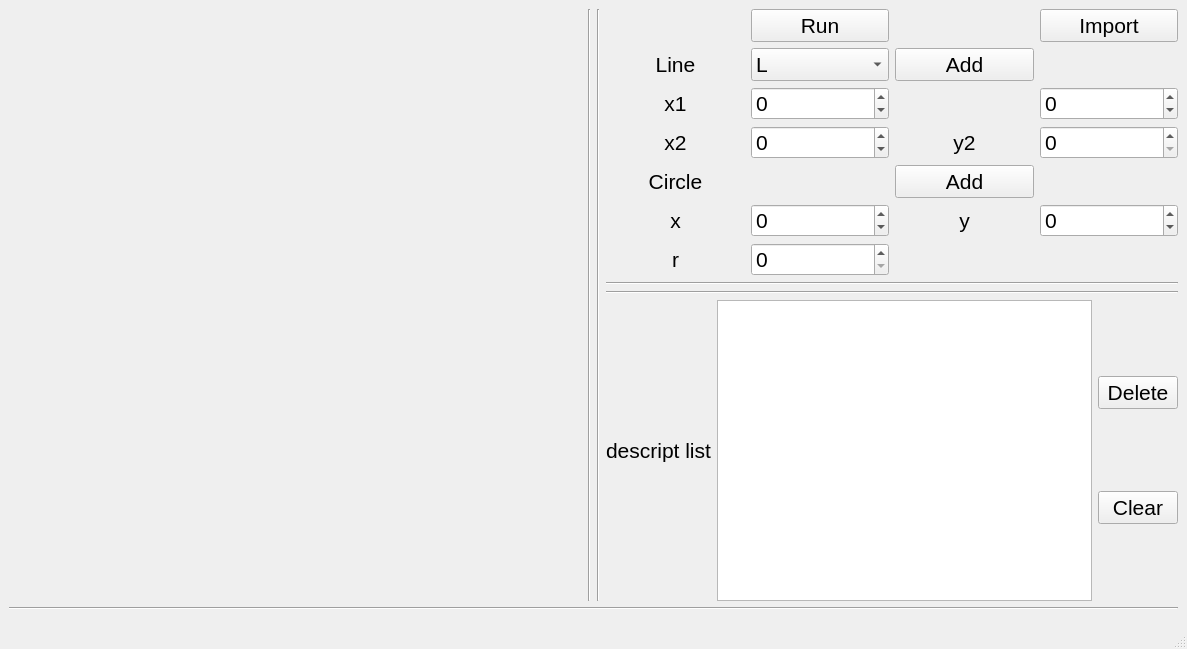
<?xml version="1.0" encoding="UTF-8"?>
<ui version="4.0">
 <class>MainWindow</class>
 <widget class="QMainWindow" name="MainWindow">
  <property name="geometry">
   <rect>
    <x>0</x>
    <y>0</y>
    <width>1187</width>
    <height>649</height>
   </rect>
  </property>
  <property name="font">
   <font>
    <pointsize>16</pointsize>
   </font>
  </property>
  <property name="windowTitle">
   <string>MainWindow</string>
  </property>
  <widget class="QWidget" name="centralwidget">
   <property name="styleSheet">
    <string notr="true">border-color: rgb(0, 0, 0);</string>
   </property>
   <layout class="QGridLayout" name="gridLayout_2">
    <item row="0" column="3">
     <layout class="QVBoxLayout" name="verticalLayout">
      <property name="sizeConstraint">
       <enum>QLayout::SetDefaultConstraint</enum>
      </property>
      <item>
       <layout class="QGridLayout" name="gridLayout">
        <property name="sizeConstraint">
         <enum>QLayout::SetDefaultConstraint</enum>
        </property>
        <item row="4" column="0">
         <widget class="QLabel" name="label_6">
          <property name="font">
           <font>
            <pointsize>16</pointsize>
           </font>
          </property>
          <property name="text">
           <string>Circle</string>
          </property>
          <property name="alignment">
           <set>Qt::AlignCenter</set>
          </property>
         </widget>
        </item>
        <item row="5" column="3">
         <widget class="QLabel" name="label_8">
          <property name="font">
           <font>
            <pointsize>16</pointsize>
           </font>
          </property>
          <property name="text">
           <string>y</string>
          </property>
          <property name="alignment">
           <set>Qt::AlignCenter</set>
          </property>
         </widget>
        </item>
        <item row="5" column="0">
         <widget class="QLabel" name="label_7">
          <property name="font">
           <font>
            <pointsize>16</pointsize>
           </font>
          </property>
          <property name="text">
           <string>x</string>
          </property>
          <property name="alignment">
           <set>Qt::AlignCenter</set>
          </property>
         </widget>
        </item>
        <item row="5" column="4">
         <widget class="QSpinBox" name="sbox_circle_y">
          <property name="font">
           <font>
            <pointsize>16</pointsize>
           </font>
          </property>
          <property name="minimum">
           <number>-100000</number>
          </property>
          <property name="maximum">
           <number>100000</number>
          </property>
         </widget>
        </item>
        <item row="6" column="1">
         <widget class="QSpinBox" name="sbox_line_r">
          <property name="font">
           <font>
            <pointsize>16</pointsize>
           </font>
          </property>
          <property name="minimum">
           <number>0</number>
          </property>
          <property name="maximum">
           <number>100000</number>
          </property>
         </widget>
        </item>
        <item row="5" column="1">
         <widget class="QSpinBox" name="sbox_circle_x">
          <property name="font">
           <font>
            <pointsize>16</pointsize>
           </font>
          </property>
          <property name="minimum">
           <number>-100000</number>
          </property>
          <property name="maximum">
           <number>100000</number>
          </property>
         </widget>
        </item>
        <item row="1" column="0">
         <widget class="QLabel" name="lbl_line">
          <property name="font">
           <font>
            <pointsize>16</pointsize>
           </font>
          </property>
          <property name="text">
           <string>Line</string>
          </property>
          <property name="alignment">
           <set>Qt::AlignCenter</set>
          </property>
         </widget>
        </item>
        <item row="3" column="0">
         <widget class="QLabel" name="label_4">
          <property name="font">
           <font>
            <pointsize>16</pointsize>
           </font>
          </property>
          <property name="text">
           <string>x2</string>
          </property>
          <property name="alignment">
           <set>Qt::AlignCenter</set>
          </property>
         </widget>
        </item>
        <item row="0" column="1">
         <widget class="QPushButton" name="btn_run">
          <property name="font">
           <font>
            <pointsize>16</pointsize>
           </font>
          </property>
          <property name="text">
           <string>Run</string>
          </property>
         </widget>
        </item>
        <item row="3" column="4">
         <widget class="QSpinBox" name="sbox_line_y2">
          <property name="font">
           <font>
            <pointsize>16</pointsize>
           </font>
          </property>
         </widget>
        </item>
        <item row="3" column="1">
         <widget class="QSpinBox" name="sbox_line_x2">
          <property name="font">
           <font>
            <pointsize>16</pointsize>
           </font>
          </property>
          <property name="minimum">
           <number>-100000</number>
          </property>
          <property name="maximum">
           <number>100000</number>
          </property>
         </widget>
        </item>
        <item row="1" column="1">
         <widget class="QComboBox" name="cbox_line">
          <property name="font">
           <font>
            <pointsize>16</pointsize>
           </font>
          </property>
          <property name="layoutDirection">
           <enum>Qt::LeftToRight</enum>
          </property>
          <item>
           <property name="text">
            <string>L</string>
           </property>
          </item>
          <item>
           <property name="text">
            <string>R</string>
           </property>
          </item>
          <item>
           <property name="text">
            <string>S</string>
           </property>
          </item>
         </widget>
        </item>
        <item row="4" column="3">
         <widget class="QPushButton" name="btn_circle_add">
          <property name="font">
           <font>
            <pointsize>16</pointsize>
           </font>
          </property>
          <property name="text">
           <string>Add</string>
          </property>
         </widget>
        </item>
        <item row="6" column="0">
         <widget class="QLabel" name="label_9">
          <property name="font">
           <font>
            <pointsize>16</pointsize>
            <weight>50</weight>
            <bold>false</bold>
           </font>
          </property>
          <property name="text">
           <string>r</string>
          </property>
          <property name="alignment">
           <set>Qt::AlignCenter</set>
          </property>
         </widget>
        </item>
        <item row="2" column="4">
         <widget class="QSpinBox" name="sbox_line_y1">
          <property name="font">
           <font>
            <pointsize>16</pointsize>
           </font>
          </property>
          <property name="minimum">
           <number>-100000</number>
          </property>
          <property name="maximum">
           <number>100000</number>
          </property>
         </widget>
        </item>
        <item row="2" column="1">
         <widget class="QSpinBox" name="sbox_line_x1">
          <property name="font">
           <font>
            <pointsize>16</pointsize>
           </font>
          </property>
          <property name="minimum">
           <number>-100000</number>
          </property>
          <property name="maximum">
           <number>100000</number>
          </property>
         </widget>
        </item>
        <item row="3" column="3">
         <widget class="QLabel" name="label_10">
          <property name="font">
           <font>
            <pointsize>16</pointsize>
           </font>
          </property>
          <property name="text">
           <string>y2</string>
          </property>
          <property name="alignment">
           <set>Qt::AlignCenter</set>
          </property>
         </widget>
        </item>
        <item row="1" column="3">
         <widget class="QPushButton" name="btn_line_add">
          <property name="font">
           <font>
            <pointsize>16</pointsize>
           </font>
          </property>
          <property name="text">
           <string>Add</string>
          </property>
         </widget>
        </item>
        <item row="2" column="0">
         <widget class="QLabel" name="label_2">
          <property name="font">
           <font>
            <pointsize>16</pointsize>
           </font>
          </property>
          <property name="text">
           <string>x1</string>
          </property>
          <property name="alignment">
           <set>Qt::AlignCenter</set>
          </property>
         </widget>
        </item>
        <item row="0" column="4">
         <widget class="QPushButton" name="btn_import">
          <property name="font">
           <font>
            <pointsize>16</pointsize>
           </font>
          </property>
          <property name="text">
           <string>Import</string>
          </property>
         </widget>
        </item>
       </layout>
      </item>
      <item>
       <widget class="Line" name="line_5">
        <property name="orientation">
         <enum>Qt::Horizontal</enum>
        </property>
       </widget>
      </item>
      <item>
       <widget class="Line" name="line_4">
        <property name="orientation">
         <enum>Qt::Horizontal</enum>
        </property>
       </widget>
      </item>
      <item>
       <layout class="QHBoxLayout" name="horizontalLayout_3">
        <item>
         <widget class="QLabel" name="lbl_dl">
          <property name="font">
           <font>
            <pointsize>16</pointsize>
           </font>
          </property>
          <property name="text">
           <string>descript list</string>
          </property>
          <property name="alignment">
           <set>Qt::AlignCenter</set>
          </property>
         </widget>
        </item>
        <item>
         <widget class="QListWidget" name="list_dl">
          <property name="sizePolicy">
           <sizepolicy hsizetype="Expanding" vsizetype="Expanding">
            <horstretch>0</horstretch>
            <verstretch>0</verstretch>
           </sizepolicy>
          </property>
          <property name="font">
           <font>
            <pointsize>16</pointsize>
           </font>
          </property>
         </widget>
        </item>
        <item>
         <layout class="QVBoxLayout" name="verticalLayout_2">
          <item>
           <widget class="QPushButton" name="btn_dl_delete">
            <property name="font">
             <font>
              <pointsize>16</pointsize>
             </font>
            </property>
            <property name="text">
             <string>Delete</string>
            </property>
           </widget>
          </item>
          <item>
           <widget class="QPushButton" name="btn_dl_clear">
            <property name="font">
             <font>
              <pointsize>16</pointsize>
             </font>
            </property>
            <property name="text">
             <string>Clear</string>
            </property>
           </widget>
          </item>
         </layout>
        </item>
       </layout>
      </item>
     </layout>
    </item>
    <item row="0" column="1">
     <widget class="Line" name="line">
      <property name="orientation">
       <enum>Qt::Vertical</enum>
      </property>
     </widget>
    </item>
    <item row="1" column="0" colspan="4">
     <widget class="Line" name="line_3">
      <property name="orientation">
       <enum>Qt::Horizontal</enum>
      </property>
     </widget>
    </item>
    <item row="0" column="2">
     <widget class="Line" name="line_2">
      <property name="orientation">
       <enum>Qt::Vertical</enum>
      </property>
     </widget>
    </item>
    <item row="0" column="0">
     <widget class="QCustomPlot" name="plot" native="true">
      <property name="sizePolicy">
       <sizepolicy hsizetype="Expanding" vsizetype="Expanding">
        <horstretch>0</horstretch>
        <verstretch>0</verstretch>
       </sizepolicy>
      </property>
      <property name="layoutDirection">
       <enum>Qt::LeftToRight</enum>
      </property>
      <property name="autoFillBackground">
       <bool>false</bool>
      </property>
     </widget>
    </item>
   </layout>
  </widget>
  <widget class="QMenuBar" name="menubar">
   <property name="geometry">
    <rect>
     <x>0</x>
     <y>0</y>
     <width>1187</width>
     <height>25</height>
    </rect>
   </property>
  </widget>
  <widget class="QStatusBar" name="statusbar"/>
 </widget>
 <customwidgets>
  <customwidget>
   <class>QCustomPlot</class>
   <extends>QWidget</extends>
   <header location="global">qcustomplot.h</header>
   <container>1</container>
  </customwidget>
 </customwidgets>
 <resources/>
 <connections/>
</ui>
